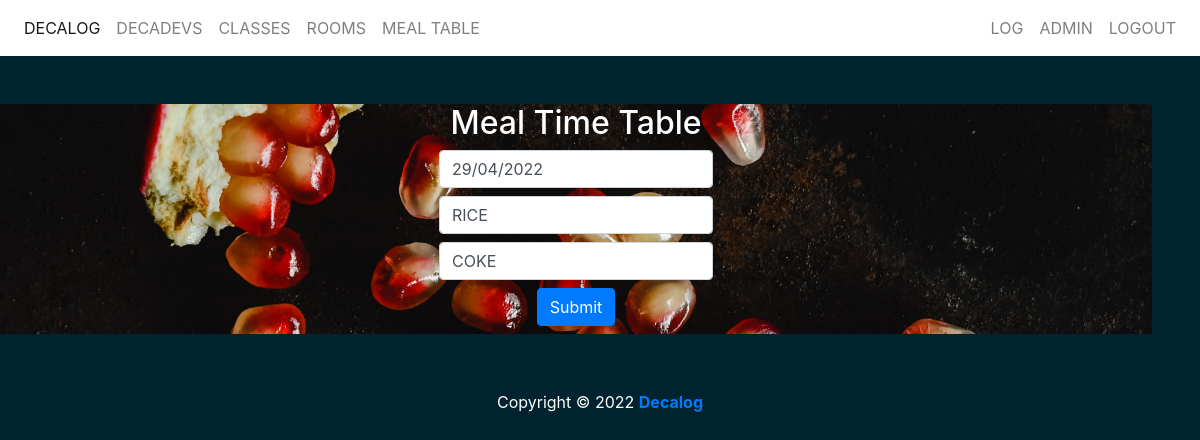
/food_edit/3 (signed in), run on the app's committed database.
### decalog/models.py (models this page shows, shortened)
class User(db.Model, UserMixin):
    id = db.Column(db.Integer(), primary_key=True)
    names = db.Column(db.String(length=30), nullable=False)
    lastname = db.Column(db.String(length=30), nullable=False)
    phone = db.Column(db.String(), nullable=False)
    stack = db.Column(db.String(), nullable=True)
    room_number = db.Column(db.Integer())
    status = db.Column(db.String(length=30), default='Available')
    username = db.Column(db.String(length=30), nullable=False, unique=True)
    email_address = db.Column(db.String(length=50), nullable=False, unique=True)
    password_hash = db.Column(db.String(length=60), nullable=False)
    @property
    def password(self):
        return self.password

class FoodMenu(db.Model):
    id = db.Column(db.Integer(), primary_key=True)
    date = db.Column(db.String(length=30), nullable=False)
    brunch = db.Column(db.String(length=30), nullable=False)
    dinner = db.Column(db.String(length=25), nullable=False)

### decalog/routes.py (the view, shortened to what this page needs)
@app.route('/food_edit/<int:id>', methods=['POST', 'GET'])
def food_edit(id):
    food_e = FoodMenu.query.get_or_404(id)
    return render_template('food_edit.html', food_e=food_e)

### decalog/models.py (called while the page is built)
@login_manager.user_loader
def load_user(user_id):
    return User.query.get(int(user_id))

### decalog/templates/food_edit.html (shortened to what this page needs)
{% extends 'base.html' %}
{% block content %}
    {% if current_user.is_authenticated and current_user.username=='Admin' %}
        <div class="text-center mr-5" id="edit">
            <div class="container my-5 mx-auto">
                <h2>Meal Time Table</h2>
                <form action="/food_edit/{{ food_e.id }}" class="form-group mb-2" style="color:white" method="POST" >
                        <div class="form-group mx-sm-3 mb-2">
                            <input type="text" name="date" class="form-control mx-auto w-auto" value="{{food_e.date}}">
                        </div>
                        <div class="form-group mx-sm-3 mb-2">
                            <input type="text" name="brunch" class="form-control mx-auto w-auto" value="{{food_e.brunch}}">
                        </div>
                        <div class="form-group mx-sm-3 mb-2">
                            <input type="text" name="dinner" class="form-control mx-auto w-auto" value="{{food_e.dinner}}">
                        </div>
                        <input type="submit" class="btn btn-primary mb-2" value="Submit">
                </form>
            </div>
        </div>
    {% endif %}
{% endblock %}

### decalog/templates/base.html (shortened to what this page needs)
<!doctype html>
<html lang="en">
  <head>
    <link rel="stylesheet" href="https://cdn.jsdelivr.net/npm/bootstrap@4.5.3/dist/css/bootstrap.min.css">
    <link rel="stylesheet" href="{{ url_for('static', filename='style.css') }}">
  </head>
  <body>
    <nav class="navbar navbar-expand-md navbar-light text-light" id="nav">
      <div class="collapse navbar-collapse" id="navbarNav">
      <ul class="navbar-nav mr-auto">
          <li class="nav-item active">
              <a class="nav-link" href="{{ url_for('index') }}">Decalog <span class="sr-only">(current)</span></a>
          </li>
          <li class="nav-item">
              <a class="nav-link" href="{{ url_for('decadevs') }}">Decadevs</a>
          </li>
          {% if current_user.is_authenticated %}
          <li class="nav-item">
            <a class="nav-link" href="/classes">Classes</a>
          </li>
          <li class="nav-item">
            <a class="nav-link" href="/rooms">Rooms</a>
          </li>
          <li class="nav-item">
            <a class="nav-link" href="{{ url_for('foodmenu') }}">Meal Table</a>
          </li>
          {% endif %}
      </ul>
      {% if current_user.is_authenticated and current_user.username=='Admin' %}
      <ul class="navbar-nav">
        <li class="nav-item">
          <a class="nav-link" href="/log"> Log </a>
        </li>
        <li class="nav-item">
            <a class="nav-link">{{ current_user.username }}</a>
        </li>
        <li class="nav-item">
            <a class="nav-link" href="{{ url_for('logout_page') }}">Logout</a>
        </li>
      </ul>
      {% endif %}
    </div>
    </nav>
    {% block content %}
    {% endblock %}
    <div class="footer-copyright py-2 text-center">
        Copyright © <script>document.write(new Date().getFullYear()); </script>
        <a href="{{ url_for('index') }}" target="_blank">
            <strong>Decalog</strong>
        </a>
    </div>
  </body>
</html>

### decalog/static/style.css (style rules this page uses)
* { margin: 0; padding: 0; }
body { background-color: #012330; color: #fff; }
#edit { background: url(kitchen4.png); background-position: center; background-repeat: no-repeat; background-size: cover; }
#nav { background-color: #ffffff; color: #ffffff; }
.navbar { align-items: center; }
.navbar ul li { list-style: none; position: relative; }
.nav-item { text-decoration: none; color: #fff; text-transform: uppercase; }
.navbar ul li::after { content: ''; height: 3px; width: 0%; background: #009688; position: absolute; left: 0; transition: 0.5s; }

### data on the page
User: username "ADMIN"
FoodMenu: date "29/04/2022", brunch "RICE", dinner "COKE"
